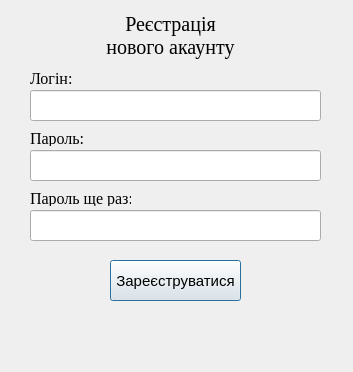
<?xml version="1.0" encoding="UTF-8"?>
<ui version="4.0">
 <class>RegisterWindow</class>
 <widget class="QDialog" name="RegisterWindow">
  <property name="geometry">
   <rect>
    <x>0</x>
    <y>0</y>
    <width>353</width>
    <height>372</height>
   </rect>
  </property>
  <property name="windowTitle">
   <string>Dialog</string>
  </property>
  <widget class="QLabel" name="label_3">
   <property name="geometry">
    <rect>
     <x>30</x>
     <y>130</y>
     <width>61</width>
     <height>16</height>
    </rect>
   </property>
   <property name="font">
    <font>
     <family>Times New Roman</family>
     <pointsize>12</pointsize>
    </font>
   </property>
   <property name="text">
    <string>Пароль:</string>
   </property>
  </widget>
  <widget class="QLabel" name="label_2">
   <property name="geometry">
    <rect>
     <x>30</x>
     <y>70</y>
     <width>49</width>
     <height>16</height>
    </rect>
   </property>
   <property name="font">
    <font>
     <family>Times New Roman</family>
     <pointsize>12</pointsize>
    </font>
   </property>
   <property name="text">
    <string>Логін:</string>
   </property>
  </widget>
  <widget class="QPushButton" name="pushButton">
   <property name="geometry">
    <rect>
     <x>110</x>
     <y>260</y>
     <width>131</width>
     <height>41</height>
    </rect>
   </property>
   <property name="font">
    <font>
     <pointsize>11</pointsize>
    </font>
   </property>
   <property name="text">
    <string>Зареєструватися</string>
   </property>
  </widget>
  <widget class="QLabel" name="label">
   <property name="geometry">
    <rect>
     <x>60</x>
     <y>10</y>
     <width>221</width>
     <height>51</height>
    </rect>
   </property>
   <property name="font">
    <font>
     <family>Times New Roman</family>
     <pointsize>15</pointsize>
    </font>
   </property>
   <property name="text">
    <string>Реєстрація
нового акаунту</string>
   </property>
   <property name="alignment">
    <set>Qt::AlignmentFlag::AlignCenter</set>
   </property>
  </widget>
  <widget class="QLabel" name="label_4">
   <property name="geometry">
    <rect>
     <x>30</x>
     <y>190</y>
     <width>101</width>
     <height>16</height>
    </rect>
   </property>
   <property name="font">
    <font>
     <family>Times New Roman</family>
     <pointsize>12</pointsize>
    </font>
   </property>
   <property name="text">
    <string>Пароль ще раз:</string>
   </property>
  </widget>
  <widget class="QLineEdit" name="lineEdit">
   <property name="geometry">
    <rect>
     <x>30</x>
     <y>90</y>
     <width>291</width>
     <height>31</height>
    </rect>
   </property>
  </widget>
  <widget class="QLineEdit" name="lineEdit_2">
   <property name="geometry">
    <rect>
     <x>30</x>
     <y>150</y>
     <width>291</width>
     <height>31</height>
    </rect>
   </property>
  </widget>
  <widget class="QLineEdit" name="lineEdit_3">
   <property name="geometry">
    <rect>
     <x>30</x>
     <y>210</y>
     <width>291</width>
     <height>31</height>
    </rect>
   </property>
  </widget>
 </widget>
 <resources/>
 <connections/>
</ui>
